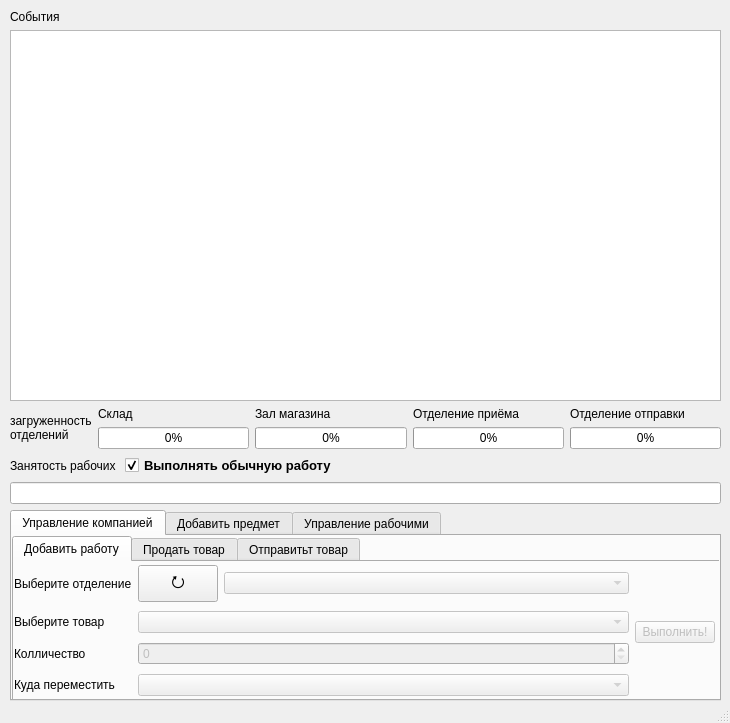
<?xml version="1.0" encoding="UTF-8"?>
<ui version="4.0">
 <class>MainWindow</class>
 <widget class="QMainWindow" name="MainWindow">
  <property name="geometry">
   <rect>
    <x>0</x>
    <y>0</y>
    <width>730</width>
    <height>723</height>
   </rect>
  </property>
  <property name="minimumSize">
   <size>
    <width>730</width>
    <height>723</height>
   </size>
  </property>
  <property name="maximumSize">
   <size>
    <width>730</width>
    <height>723</height>
   </size>
  </property>
  <property name="font">
   <font>
    <family>Arial</family>
   </font>
  </property>
  <property name="windowTitle">
   <string>MainWindow</string>
  </property>
  <widget class="QWidget" name="centralwidget">
   <widget class="QWidget" name="">
    <property name="geometry">
     <rect>
      <x>10</x>
      <y>10</y>
      <width>711</width>
      <height>691</height>
     </rect>
    </property>
    <layout class="QVBoxLayout" name="verticalLayout_5">
     <item>
      <widget class="QLabel" name="label_4">
       <property name="text">
        <string>События</string>
       </property>
      </widget>
     </item>
     <item>
      <widget class="QPlainTextEdit" name="plainTextEdit">
       <property name="enabled">
        <bool>true</bool>
       </property>
      </widget>
     </item>
     <item>
      <layout class="QHBoxLayout" name="horizontalLayout_3">
       <item>
        <widget class="QLabel" name="label_6">
         <property name="text">
          <string>загруженность 
отделений</string>
         </property>
        </widget>
       </item>
       <item>
        <layout class="QVBoxLayout" name="verticalLayout">
         <item>
          <layout class="QHBoxLayout" name="horizontalLayout_2">
           <item>
            <widget class="QLabel" name="label">
             <property name="text">
              <string>Склад</string>
             </property>
            </widget>
           </item>
           <item>
            <widget class="QLabel" name="label_2">
             <property name="text">
              <string>Зал магазина</string>
             </property>
            </widget>
           </item>
           <item>
            <widget class="QLabel" name="label_3">
             <property name="text">
              <string>Отделение приёма</string>
             </property>
            </widget>
           </item>
           <item>
            <widget class="QLabel" name="label_7">
             <property name="text">
              <string>Отделение отправки</string>
             </property>
            </widget>
           </item>
          </layout>
         </item>
         <item>
          <layout class="QHBoxLayout" name="horizontalLayout">
           <item>
            <widget class="QProgressBar" name="progressBar">
             <property name="value">
              <number>0</number>
             </property>
            </widget>
           </item>
           <item>
            <widget class="QProgressBar" name="progressBar_2">
             <property name="enabled">
              <bool>true</bool>
             </property>
             <property name="value">
              <number>0</number>
             </property>
             <property name="format">
              <string>%p%</string>
             </property>
            </widget>
           </item>
           <item>
            <widget class="QProgressBar" name="progressBar_3">
             <property name="value">
              <number>0</number>
             </property>
            </widget>
           </item>
           <item>
            <widget class="QProgressBar" name="progressBar_4">
             <property name="value">
              <number>0</number>
             </property>
            </widget>
           </item>
          </layout>
         </item>
        </layout>
       </item>
      </layout>
     </item>
     <item>
      <layout class="QHBoxLayout" name="horizontalLayout_13">
       <item>
        <widget class="QLabel" name="label_5">
         <property name="sizePolicy">
          <sizepolicy hsizetype="Maximum" vsizetype="Preferred">
           <horstretch>0</horstretch>
           <verstretch>0</verstretch>
          </sizepolicy>
         </property>
         <property name="text">
          <string>Занятость рабочих </string>
         </property>
        </widget>
       </item>
       <item>
        <widget class="QCheckBox" name="checkBox">
         <property name="font">
          <font>
           <pointsize>10</pointsize>
           <weight>75</weight>
           <bold>true</bold>
          </font>
         </property>
         <property name="acceptDrops">
          <bool>false</bool>
         </property>
         <property name="text">
          <string>Выполнять обычную работу</string>
         </property>
         <property name="checked">
          <bool>true</bool>
         </property>
         <property name="autoRepeat">
          <bool>false</bool>
         </property>
        </widget>
       </item>
      </layout>
     </item>
     <item>
      <widget class="QLineEdit" name="lineEdit"/>
     </item>
     <item>
      <widget class="QTabWidget" name="tabWidget">
       <property name="maximumSize">
        <size>
         <width>16777215</width>
         <height>191</height>
        </size>
       </property>
       <property name="currentIndex">
        <number>0</number>
       </property>
       <widget class="QWidget" name="tab_3">
        <attribute name="title">
         <string>Управление компанией</string>
        </attribute>
        <widget class="QTabWidget" name="tabWidget_2">
         <property name="geometry">
          <rect>
           <x>0</x>
           <y>0</y>
           <width>711</width>
           <height>171</height>
          </rect>
         </property>
         <property name="currentIndex">
          <number>0</number>
         </property>
         <widget class="QWidget" name="tab_4">
          <attribute name="title">
           <string>Добавить работу</string>
          </attribute>
          <widget class="QWidget" name="">
           <property name="geometry">
            <rect>
             <x>0</x>
             <y>0</y>
             <width>701</width>
             <height>141</height>
            </rect>
           </property>
           <layout class="QHBoxLayout" name="horizontalLayout_11">
            <item>
             <layout class="QGridLayout" name="gridLayout_2">
              <item row="0" column="0">
               <widget class="QLabel" name="label_10">
                <property name="sizePolicy">
                 <sizepolicy hsizetype="Maximum" vsizetype="Preferred">
                  <horstretch>0</horstretch>
                  <verstretch>0</verstretch>
                 </sizepolicy>
                </property>
                <property name="text">
                 <string>Выберите отделение</string>
                </property>
               </widget>
              </item>
              <item row="0" column="1">
               <widget class="QPushButton" name="pushButton">
                <property name="sizePolicy">
                 <sizepolicy hsizetype="Maximum" vsizetype="Fixed">
                  <horstretch>0</horstretch>
                  <verstretch>0</verstretch>
                 </sizepolicy>
                </property>
                <property name="font">
                 <font>
                  <pointsize>12</pointsize>
                 </font>
                </property>
                <property name="text">
                 <string>⭮</string>
                </property>
               </widget>
              </item>
              <item row="0" column="2">
               <widget class="QComboBox" name="comboBox_4">
                <property name="enabled">
                 <bool>false</bool>
                </property>
               </widget>
              </item>
              <item row="1" column="0">
               <widget class="QLabel" name="label_11">
                <property name="sizePolicy">
                 <sizepolicy hsizetype="Maximum" vsizetype="Preferred">
                  <horstretch>0</horstretch>
                  <verstretch>0</verstretch>
                 </sizepolicy>
                </property>
                <property name="text">
                 <string>Выберите товар</string>
                </property>
               </widget>
              </item>
              <item row="1" column="1" colspan="2">
               <widget class="QComboBox" name="comboBox_2">
                <property name="enabled">
                 <bool>false</bool>
                </property>
               </widget>
              </item>
              <item row="2" column="0">
               <widget class="QLabel" name="label_13">
                <property name="sizePolicy">
                 <sizepolicy hsizetype="Maximum" vsizetype="Preferred">
                  <horstretch>0</horstretch>
                  <verstretch>0</verstretch>
                 </sizepolicy>
                </property>
                <property name="text">
                 <string>Колличество</string>
                </property>
               </widget>
              </item>
              <item row="2" column="1" colspan="2">
               <widget class="QSpinBox" name="spinBox">
                <property name="enabled">
                 <bool>false</bool>
                </property>
               </widget>
              </item>
              <item row="3" column="0">
               <widget class="QLabel" name="label_12">
                <property name="sizePolicy">
                 <sizepolicy hsizetype="Maximum" vsizetype="Preferred">
                  <horstretch>0</horstretch>
                  <verstretch>0</verstretch>
                 </sizepolicy>
                </property>
                <property name="text">
                 <string>Куда переместить</string>
                </property>
               </widget>
              </item>
              <item row="3" column="1" colspan="2">
               <widget class="QComboBox" name="comboBox_3">
                <property name="enabled">
                 <bool>false</bool>
                </property>
               </widget>
              </item>
             </layout>
            </item>
            <item>
             <widget class="QPushButton" name="pushButton_5">
              <property name="enabled">
               <bool>false</bool>
              </property>
              <property name="sizePolicy">
               <sizepolicy hsizetype="Maximum" vsizetype="Fixed">
                <horstretch>0</horstretch>
                <verstretch>0</verstretch>
               </sizepolicy>
              </property>
              <property name="text">
               <string>Выполнить!</string>
              </property>
             </widget>
            </item>
           </layout>
          </widget>
         </widget>
         <widget class="QWidget" name="tab_5">
          <attribute name="title">
           <string>Продать товар</string>
          </attribute>
          <layout class="QHBoxLayout" name="horizontalLayout_12">
           <item>
            <layout class="QGridLayout" name="gridLayout">
             <item row="0" column="0">
              <widget class="QLabel" name="label_14">
               <property name="text">
                <string>Выберите товар:</string>
               </property>
              </widget>
             </item>
             <item row="0" column="1">
              <widget class="QComboBox" name="comboBox_5">
               <property name="sizePolicy">
                <sizepolicy hsizetype="Expanding" vsizetype="Fixed">
                 <horstretch>0</horstretch>
                 <verstretch>0</verstretch>
                </sizepolicy>
               </property>
              </widget>
             </item>
             <item row="0" column="2">
              <widget class="QPushButton" name="pushButton_9">
               <property name="sizePolicy">
                <sizepolicy hsizetype="Fixed" vsizetype="Fixed">
                 <horstretch>0</horstretch>
                 <verstretch>0</verstretch>
                </sizepolicy>
               </property>
               <property name="font">
                <font>
                 <pointsize>8</pointsize>
                </font>
               </property>
               <property name="text">
                <string>⭮</string>
               </property>
              </widget>
             </item>
             <item row="0" column="3">
              <widget class="QLabel" name="label_15">
               <property name="text">
                <string>Колличество:</string>
               </property>
              </widget>
             </item>
             <item row="0" column="4">
              <widget class="QSpinBox" name="spinBox_2"/>
             </item>
             <item row="0" column="5">
              <widget class="QPushButton" name="pushButton_6">
               <property name="text">
                <string>Продать!</string>
               </property>
              </widget>
             </item>
            </layout>
           </item>
          </layout>
         </widget>
         <widget class="QWidget" name="tab_6">
          <property name="maximumSize">
           <size>
            <width>705</width>
            <height>16777215</height>
           </size>
          </property>
          <attribute name="title">
           <string>Отправитьт товар</string>
          </attribute>
          <widget class="QWidget" name="">
           <property name="geometry">
            <rect>
             <x>0</x>
             <y>7</y>
             <width>701</width>
             <height>131</height>
            </rect>
           </property>
           <layout class="QVBoxLayout" name="verticalLayout_4">
            <item>
             <layout class="QHBoxLayout" name="horizontalLayout_9">
              <item>
               <widget class="QLabel" name="label_17">
                <property name="sizePolicy">
                 <sizepolicy hsizetype="Fixed" vsizetype="Preferred">
                  <horstretch>0</horstretch>
                  <verstretch>0</verstretch>
                 </sizepolicy>
                </property>
                <property name="text">
                 <string>Выберите товар:</string>
                </property>
               </widget>
              </item>
              <item>
               <widget class="QComboBox" name="comboBox_6"/>
              </item>
              <item>
               <widget class="QPushButton" name="pushButton_11">
                <property name="sizePolicy">
                 <sizepolicy hsizetype="Maximum" vsizetype="Fixed">
                  <horstretch>0</horstretch>
                  <verstretch>0</verstretch>
                 </sizepolicy>
                </property>
                <property name="font">
                 <font>
                  <pointsize>8</pointsize>
                 </font>
                </property>
                <property name="text">
                 <string>⭮</string>
                </property>
               </widget>
              </item>
              <item>
               <widget class="QLabel" name="label_16">
                <property name="sizePolicy">
                 <sizepolicy hsizetype="Maximum" vsizetype="Preferred">
                  <horstretch>0</horstretch>
                  <verstretch>0</verstretch>
                 </sizepolicy>
                </property>
                <property name="text">
                 <string>Колличество:</string>
                </property>
               </widget>
              </item>
              <item>
               <widget class="QSpinBox" name="spinBox_4">
                <property name="sizePolicy">
                 <sizepolicy hsizetype="Fixed" vsizetype="Fixed">
                  <horstretch>0</horstretch>
                  <verstretch>0</verstretch>
                 </sizepolicy>
                </property>
               </widget>
              </item>
             </layout>
            </item>
            <item>
             <layout class="QHBoxLayout" name="horizontalLayout_10">
              <item>
               <widget class="QLineEdit" name="lineEdit_3">
                <property name="placeholderText">
                 <string>Адрес</string>
                </property>
               </widget>
              </item>
              <item>
               <widget class="QPushButton" name="pushButton_7">
                <property name="text">
                 <string>Отправить</string>
                </property>
               </widget>
              </item>
             </layout>
            </item>
           </layout>
          </widget>
         </widget>
        </widget>
       </widget>
       <widget class="QWidget" name="tab_7">
        <attribute name="title">
         <string>Добавить предмет</string>
        </attribute>
        <widget class="QWidget" name="">
         <property name="geometry">
          <rect>
           <x>0</x>
           <y>0</y>
           <width>701</width>
           <height>81</height>
          </rect>
         </property>
         <layout class="QVBoxLayout" name="verticalLayout_3">
          <item>
           <layout class="QHBoxLayout" name="horizontalLayout_6">
            <item>
             <widget class="QComboBox" name="comboBox_8">
              <property name="sizePolicy">
               <sizepolicy hsizetype="Preferred" vsizetype="Preferred">
                <horstretch>0</horstretch>
                <verstretch>0</verstretch>
               </sizepolicy>
              </property>
             </widget>
            </item>
            <item>
             <widget class="QLineEdit" name="lineEdit_40">
              <property name="enabled">
               <bool>false</bool>
              </property>
              <property name="sizePolicy">
               <sizepolicy hsizetype="Preferred" vsizetype="Fixed">
                <horstretch>0</horstretch>
                <verstretch>0</verstretch>
               </sizepolicy>
              </property>
              <property name="autoFillBackground">
               <bool>false</bool>
              </property>
             </widget>
            </item>
           </layout>
          </item>
          <item>
           <layout class="QHBoxLayout" name="horizontalLayout_7">
            <item>
             <widget class="QLineEdit" name="lineEdit_36">
              <property name="text">
               <string/>
              </property>
              <property name="echoMode">
               <enum>QLineEdit::Normal</enum>
              </property>
              <property name="cursorPosition">
               <number>0</number>
              </property>
              <property name="placeholderText">
               <string>Марка</string>
              </property>
             </widget>
            </item>
            <item>
             <widget class="QLineEdit" name="lineEdit_38">
              <property name="text">
               <string/>
              </property>
              <property name="placeholderText">
               <string>Цена</string>
              </property>
             </widget>
            </item>
            <item>
             <widget class="QLineEdit" name="lineEdit_32">
              <property name="text">
               <string/>
              </property>
              <property name="placeholderText">
               <string>Вес, кг</string>
              </property>
             </widget>
            </item>
            <item>
             <widget class="QLineEdit" name="lineEdit_39">
              <property name="text">
               <string/>
              </property>
              <property name="placeholderText">
               <string>Цвет</string>
              </property>
             </widget>
            </item>
            <item>
             <widget class="QLineEdit" name="lineEdit_37">
              <property name="text">
               <string/>
              </property>
              <property name="placeholderText">
               <string>Тип печати</string>
              </property>
             </widget>
            </item>
           </layout>
          </item>
          <item>
           <layout class="QHBoxLayout" name="horizontalLayout_8">
            <item>
             <widget class="QComboBox" name="comboBox_7"/>
            </item>
            <item>
             <widget class="QSpinBox" name="spinBox_3">
              <property name="sizePolicy">
               <sizepolicy hsizetype="Preferred" vsizetype="Fixed">
                <horstretch>0</horstretch>
                <verstretch>0</verstretch>
               </sizepolicy>
              </property>
             </widget>
            </item>
            <item>
             <widget class="QPushButton" name="pushButton_16">
              <property name="sizePolicy">
               <sizepolicy hsizetype="Maximum" vsizetype="Fixed">
                <horstretch>0</horstretch>
                <verstretch>0</verstretch>
               </sizepolicy>
              </property>
              <property name="text">
               <string>Добавить</string>
              </property>
             </widget>
            </item>
           </layout>
          </item>
         </layout>
        </widget>
       </widget>
       <widget class="QWidget" name="tab_2">
        <attribute name="title">
         <string>Управление рабочими</string>
        </attribute>
        <widget class="QWidget" name="">
         <property name="geometry">
          <rect>
           <x>0</x>
           <y>0</y>
           <width>701</width>
           <height>121</height>
          </rect>
         </property>
         <layout class="QVBoxLayout" name="verticalLayout_2">
          <item>
           <layout class="QHBoxLayout" name="horizontalLayout_4">
            <item>
             <widget class="QLineEdit" name="lineEdit_2">
              <property name="text">
               <string/>
              </property>
              <property name="placeholderText">
               <string>Name</string>
              </property>
             </widget>
            </item>
            <item>
             <widget class="QLabel" name="label_8">
              <property name="text">
               <string>Speed</string>
              </property>
             </widget>
            </item>
            <item>
             <widget class="QDoubleSpinBox" name="doubleSpinBox">
              <property name="minimum">
               <double>0.300000000000000</double>
              </property>
              <property name="maximum">
               <double>10.000000000000000</double>
              </property>
              <property name="value">
               <double>1.300000000000000</double>
              </property>
             </widget>
            </item>
            <item>
             <widget class="QPushButton" name="pushButton_3">
              <property name="text">
               <string>Add</string>
              </property>
             </widget>
            </item>
           </layout>
          </item>
          <item>
           <widget class="Line" name="line">
            <property name="orientation">
             <enum>Qt::Horizontal</enum>
            </property>
           </widget>
          </item>
          <item>
           <layout class="QHBoxLayout" name="horizontalLayout_5">
            <item>
             <widget class="QComboBox" name="comboBox"/>
            </item>
            <item>
             <widget class="QLabel" name="label_9">
              <property name="text">
               <string>Speed</string>
              </property>
             </widget>
            </item>
            <item>
             <widget class="QDoubleSpinBox" name="doubleSpinBox_2">
              <property name="minimum">
               <double>0.300000000000000</double>
              </property>
              <property name="maximum">
               <double>10.000000000000000</double>
              </property>
              <property name="value">
               <double>1.300000000000000</double>
              </property>
             </widget>
            </item>
            <item>
             <widget class="QPushButton" name="pushButton_2">
              <property name="text">
               <string>SetSpeed</string>
              </property>
             </widget>
            </item>
            <item>
             <widget class="QPushButton" name="pushButton_4">
              <property name="text">
               <string>Уволить</string>
              </property>
             </widget>
            </item>
           </layout>
          </item>
         </layout>
        </widget>
       </widget>
      </widget>
     </item>
    </layout>
   </widget>
  </widget>
  <widget class="QStatusBar" name="statusbar"/>
 </widget>
 <resources/>
 <connections/>
</ui>
